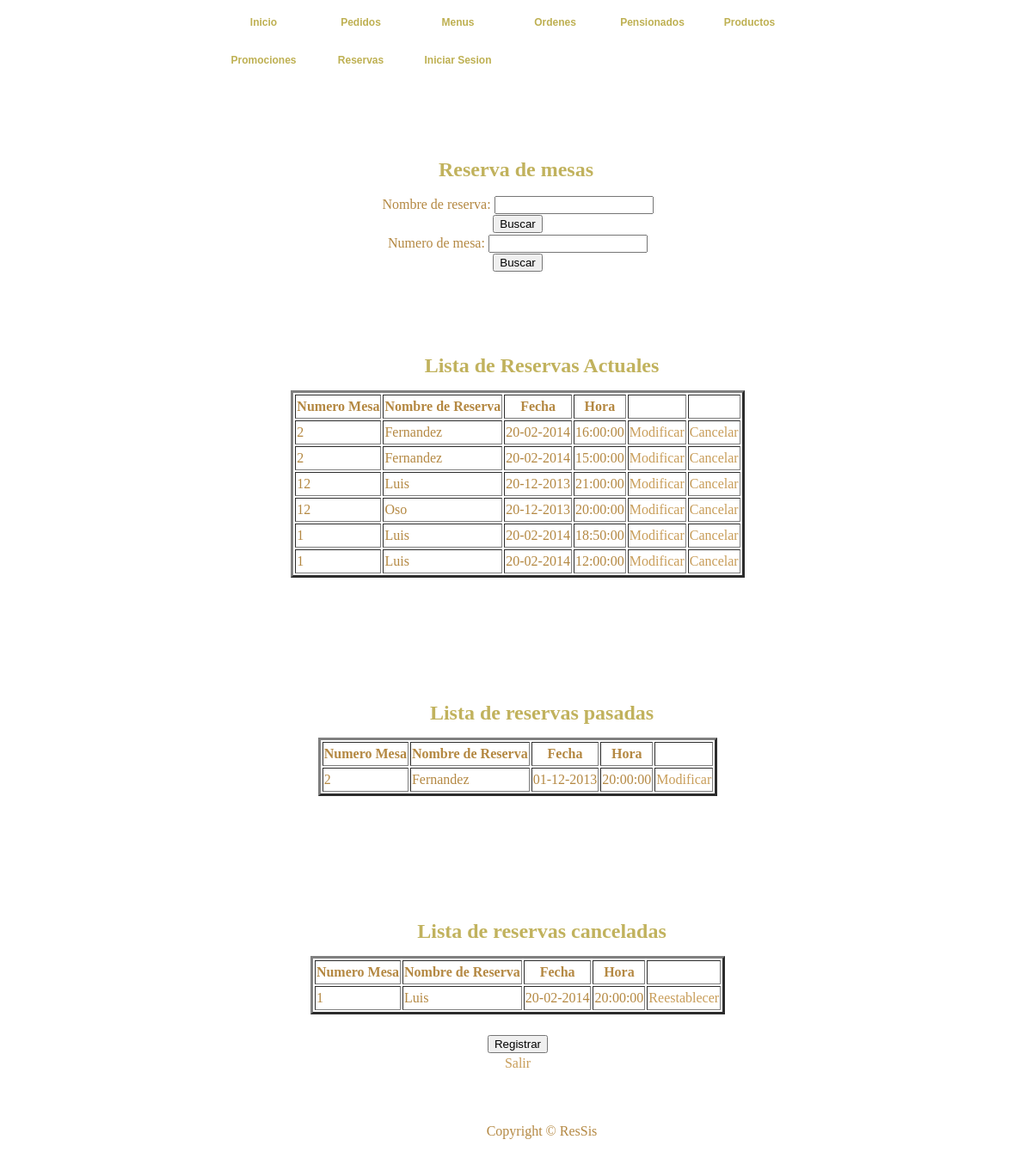
Before: /ReservaMesas/index.php (signed in) with the older database file.
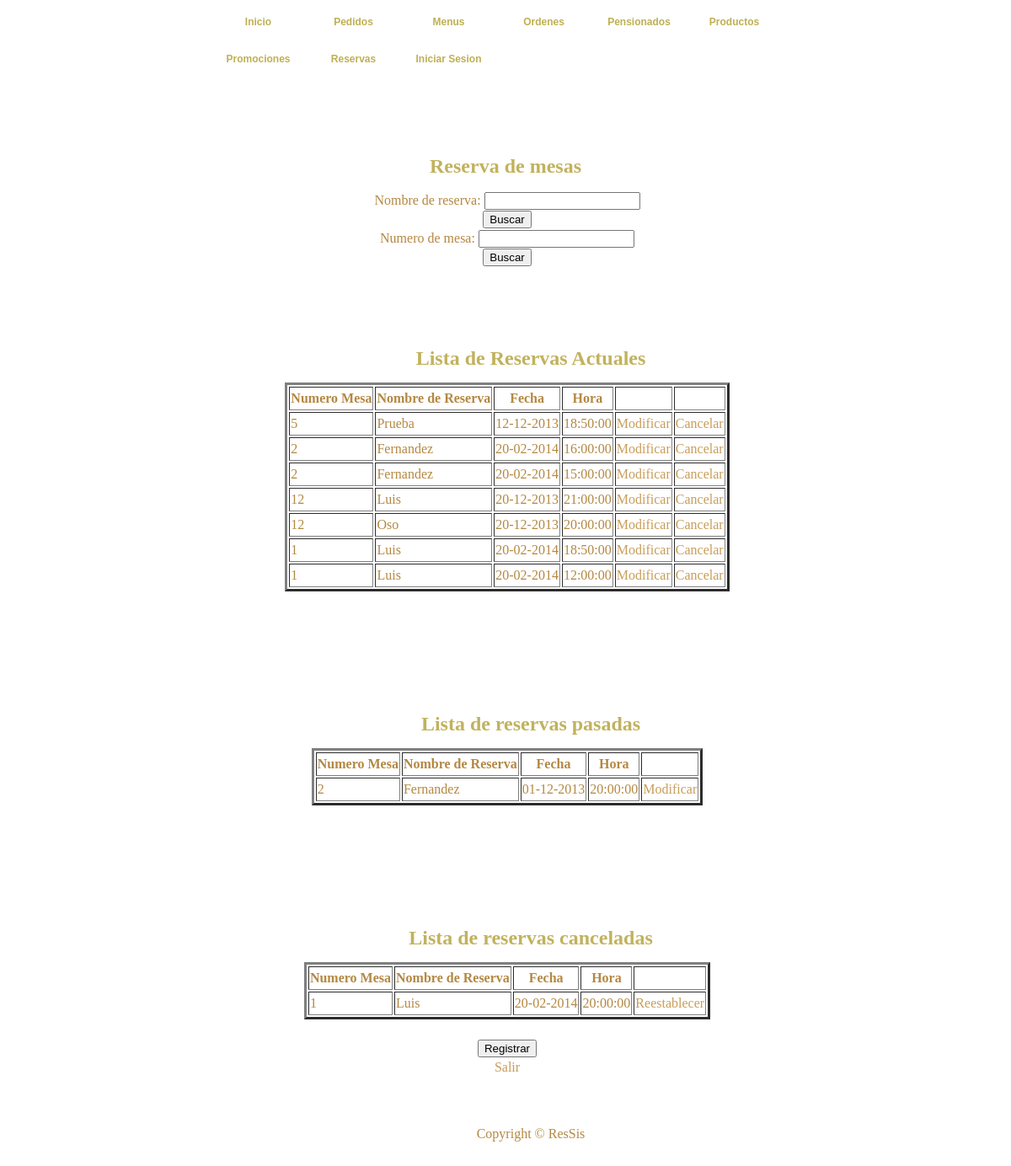
After: the same page with the newer database file.
### tables this page shows
CREATE TABLE IF NOT EXISTS `reserva_mesa` (
  `cod_reserva_mesa` bigint(12) NOT NULL AUTO_INCREMENT,
  `num_mesa` int(2) NOT NULL,
  `nombre_cliente` varchar(40) NOT NULL,
  `fecha` date NOT NULL,
  `hora` time NOT NULL,
  `estado` tinyint(1) NOT NULL,
  `terminada` tinyint(1) NOT NULL,
  PRIMARY KEY (`cod_reserva_mesa`)
);

### ReservaMesas/index.php (the view, shortened to what this page needs)
<!DOCTYPE html PUBLIC "-//W3C//DTD XHTML 1.0 Transitional//EN" "http://www.w3.org/TR/xhtml1/DTD/xhtml1-transitional.dtd">
<HTML xmlns="http://www.w3.org/1999/xhtml">
	<HEAD>
		<link href="../CSS/templatemo_style.css" rel="stylesheet" type="text/css" />
		<?php require("../db/conexion_db.php");
		function mostrar_datos($res) {
			while($row=mysql_fetch_row($res)){
				$id=$row[0];
				$estado=$row[5];
				echo "<TR>";
				echo "<TD>".$row[1]."</TD>";
				echo "<TD>".$row[2]."</TD>";
				echo "<TD>".date_create($row[3])->format('d-m-Y')."</TD>";
				echo "<TD>".$row[4]."</TD>";
				if($row[5])
					echo "<TD>"."<a href=\"editar_reserva.php?aux=$id\">Modificar</a>"."</TD>";
				if ($row[5] && !$row[6])
					echo "<TD>"."<a href=\"cancelar_reserva.php?aux=$id&estado=$estado\">Cancelar</a>"."</TD>";
				else
					if (!$row[6])
						echo "<TD>"."<a href=\"cancelar_reserva.php?aux=$id&estado=$estado\">Reestablecer</a>"."</TD>";
				echo "</TR>";
			}
		}
		function obtener_datos($mesa, $nombre, $estado, $terminado){
			if (!is_null($mesa)) {
				$res=mysql_query("SELECT * FROM reserva_mesa where estado='$estado' and terminada='$terminado' and num_mesa = '$mesa' ORDER BY cod_reserva_mesa DESC");
			} else {
				if (!is_null($nombre)){
					$res=mysql_query("SELECT * FROM reserva_mesa where estado='$estado' and terminada='$terminado' and nombre_cliente like '%$nombre%' ORDER BY cod_reserva_mesa DESC");
				} else {
					$res=mysql_query("SELECT * FROM reserva_mesa where estado='$estado' and terminada='$terminado' ORDER BY cod_reserva_mesa DESC");
				}
			}
			mostrar_datos($res);
		}
		function llenarTablas($estado, $terminado){
			if(isset($_GET["Buscar"])){
				if(isset($_GET["mesa"])){
					obtener_datos($_GET["mesa"], null, $estado, $terminado);
				} else {
					if(isset($_GET["nombre"])){
						obtener_datos(null, $_GET["nombre"], $estado, $terminado);
					} else {
						obtener_datos(null, null, $estado, $terminado);
					}
				}
			} else {
				obtener_datos(null, null, $estado, $terminado);
			}
		}
		?>
	</HEAD>
	<BODY>
	<div id="templatemo_container">
			<div class="templatemo_topmenu">
				<ul>
      				<li><a href="../index.html" >Inicio</a></li>
      				<li><a href="../Pedidos/index.php" >Pedidos</a></li>
      				<li><a href="../Menus/listaMenuDiario.php" >Menus</a></li>
				    <li><a href="../Ordenes/index.php">Ordenes</a></li>
				    <li><a href="../Pensionados/listaPensionados.php">Pensionados</a></li>
				    <li><a href="../Productos/listaProductos.php">Productos</a></li>
				    <li><a href="../principalMarketing.php">Promociones</a></li>
				    <li><a href="index.php" class="current">Reservas</a></li>
				    <li><a href="../Usuarios/login.php">Iniciar Sesion</a></li>
      			</ul>
			 </div>
			<div id="templatemo_topsection">Reserva de mesas<br></div>
			<BR>
		<div id="templatemo_content_section">
		<CENTER>
		<FORM NAME="Datos1" Method="get" Action="index.php">
			Nombre de reserva: <INPUT TYPE=Text NAME="nombre"><BR>
			<INPUT TYPE=Submit NAME="Buscar" VALUE="Buscar"><DD></DD>
		</FORM>
		<FORM NAME="Datos2" Method="get" Action="index.php">
			Numero de mesa: <INPUT TYPE=Text NAME="mesa"><BR>
			<INPUT TYPE=Submit NAME="Buscar" VALUE="Buscar"><DD></DD>
		</FORM>
			<div id="templatemo_topsection">Lista de Reservas Actuales<br></div>
			<TABLE BORDER=3>
				<TR>
					<TH>Numero Mesa</TH>
					<TH>Nombre de Reserva</TH>
					<TH>Fecha</TH>
					<TH>Hora</TH>
					<TH></TH>
					<TH></TH>
				</TR>
				<?php
					llenarTablas(1,0);
				?>
			</TABLE>
			<BR><BR>
			<div id="templatemo_topsection">Lista de reservas pasadas<br></div>
			<TABLE BORDER=3>
				<TR>
					<TH>Numero Mesa</TH>
					<TH>Nombre de Reserva</TH>
					<TH>Fecha</TH>
					<TH>Hora</TH>
					<TH></TH>
				</TR>
				<?php
					llenarTablas(1,1);
				?>
			</TABLE>
			<BR><BR>
			<div id="templatemo_topsection">Lista de reservas canceladas<br></div>
			<TABLE BORDER=3>
				<TR>
					<TH>Numero Mesa</TH>
					<TH>Nombre de Reserva</TH>
					<TH>Fecha</TH>
					<TH>Hora</TH>
					<TH></TH>
				</TR>
				<?php
					llenarTablas(0,0);
				?>
			</TABLE>
			<br>
			<form action="reservar_mesa.html">
				<input type = "submit" name="Registrar" value = "Registrar">
			</form>
			<a href="../salir.php">Salir</a>
		</CENTER>
		<div id="templatemo_footer">Copyright © ResSis</div>
	</BODY>
</HTML>

Changed rows visible on the page:
added reserva_mesa: num_mesa "5", nombre_cliente "Prueba", fecha "12-12-2013", hora "18:50:00"
